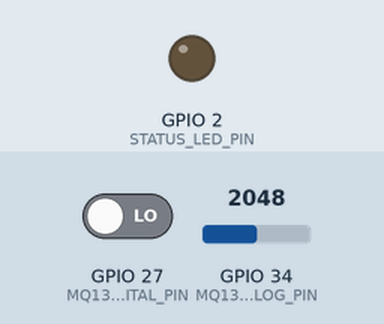
The sketch below on a simulated ESP32. Shown: output pins drawn as LEDs (lit = HIGH). The test bench sets the inputs (shaded band); at power-on: GPIO 34 (MQ135_ANALOG_PIN) = 2048, GPIO 27 (MQ135_DIGITAL_PIN) LOW. WiFi joins after 1.5 s; servers stay silent unless stated; uploads are accepted with an empty reply; what the sketch prints to the serial monitor is not drawn.

Above: at 0.0 s.
At 3.8 s:
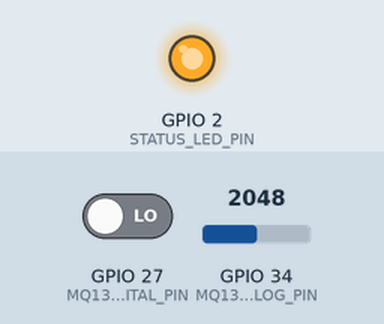
3.9 s: GPIO 34 (MQ135_ANALOG_PIN) set to 491
10.8 s: GPIO 34 (MQ135_ANALOG_PIN) set to 0
Timing chart, 0 to 22.8 s (numbered marks = the images above; inputs shaded):
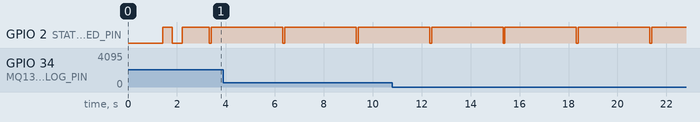

Measured:
- by itself, GPIO 2 (STATUS_LED_PIN): alternates HIGH for 2.9 s and LOW for 0.08 s

The sketch:

ECOBOT.ino
```cpp
/*
 ============================================================================
  🌱 ECOBOT - ESP32 MQ-135 ENVIRONMENTAL TELEMETRY FIRMWARE
 ============================================================================
  Features:
  - MQ-135 CO2 sensor resistance calculation & PPM estimation
  - Multi-sample ADC averaging to eliminate electrical jitter
  - Robust WiFi connection management with auto-reconnect watchdog
  - Dual Transmission Modes:
      MODE_BACKEND: Sends JSON to Node.js backend (POST /api/sensor)
      MODE_FIREBASE_DIRECT: Sends directly to Firebase RTDB via HTTPS REST
  - Non-blocking millis() timer for responsive execution
 ============================================================================
  HARDWARE WIRING:
  - MQ-135 VCC   --> 5V (Sensor heater requires 5V)
  - MQ-135 GND   --> ESP32 GND
  - MQ-135 AOUT  --> ESP32 GPIO34 (Analog ADC1)
      * Note: If powered with 5V, AOUT can output up to 4V. It is recommended
        to use a simple voltage divider (e.g. 1k + 2k resistors) or connect
        to 3.3V / ensure ADC_11db is configured.
  - MQ-135 DOUT  --> ESP32 GPIO27 (Digital threshold check)
  - Optional DHT11/22 Data --> GPIO4 (if environmental temp/humidity added)
 ============================================================================
*/

#include <WiFi.h>
#include <HTTPClient.h>
#include <WiFiClientSecure.h>

// ============================================================================
// 1. NETWORK & BACKEND CONFIGURATION (UPDATE THESE FOR YOUR SETUP)
// ============================================================================
const char* WIFI_SSID     = "YOUR_WIFI_SSID";         // Replace with your WiFi SSID
const char* WIFI_PASSWORD = "YOUR_WIFI_PASSWORD";     // Replace with your WiFi Password

// Transmission Modes
#define MODE_BACKEND          1   // Sends to local Node.js Express server
#define MODE_FIREBASE_DIRECT  2   // Sends directly to Firebase Realtime DB REST API

// Select transmission mode (Default: MODE_BACKEND)
const int TRANSMIT_MODE = MODE_BACKEND;

// Mode 1: FastAPI Backend URL (Your computer's local Wi-Fi IP address)
const char* BACKEND_URL = "http://192.168.31.3:8000/api/sensor";

// Mode 2: Direct Firebase Realtime Database REST URL
const char* FIREBASE_REST_URL = "https://ecobot-a3421-default-rtdb.asia-southeast1.firebasedatabase.app/ecobot/sensor.json";

// Telemetry transmit interval (in milliseconds)
const unsigned long TRANSMIT_INTERVAL = 3000; // Send reading every 3 seconds

// ============================================================================
// 2. PIN DEFINITIONS & SENSOR CONSTANTS
// ============================================================================
const int MQ135_ANALOG_PIN  = 34; // GPIO34 (ADC1 Channel 6, safe with WiFi)
const int MQ135_DIGITAL_PIN = 27; // GPIO27 (Digital alert comparator)
const int STATUS_LED_PIN    = 2;  // Built-in LED on most ESP32 boards

// MQ-135 Calibration Constants
// RL: Load resistance on the breakout module (typically 10 kOhm or 1 kOhm, default 10.0)
const float RL_VALUE        = 10.0;
// R0: Sensor resistance in clean air (calibrated default; adjust based on clean air reading)
const float R0_CLEAN_AIR    = 10.0;
// Clean air ratio for MQ-135 (Rs/R0 in clean air is approximately 3.6)
const float CLEAN_AIR_RATIO = 3.6;

// CO2 curve power-fit parameters: PPM = a * (Rs/R0)^b
// Approximate curve coefficients for Carbon Dioxide
const float CO2_CURVE_A     = 110.47;
const float CO2_CURVE_B     = -2.862;

// ============================================================================
// 3. GLOBAL VARIABLES
// ============================================================================
unsigned long lastTransmitTime = 0;

// ============================================================================
// 4. HELPER FUNCTIONS: SENSOR MATHEMATICS
// ============================================================================

/**
 * Read multiple analog samples and compute the average to filter ADC noise.
 */
float readAveragedADC(int pin, int samples = 10) {
  uint32_t totalMilliVolts = 0;
  for (int i = 0; i < samples; i++) {
    totalMilliVolts += analogReadMilliVolts(pin);
    delay(10);
  }
  return (float)(totalMilliVolts / samples) / 1000.0; // Return voltage in Volts
}

/**
 * Calculate MQ-135 Sensor Resistance (Rs)
 * Rs = RL * (Vin - Vout) / Vout
 */
float calculateSensorResistance(float voltage) {
  if (voltage <= 0.05) voltage = 0.05; // Prevent divide-by-zero
  const float V_IN = 3.3; // ESP32 reference logic voltage
  return RL_VALUE * (V_IN - voltage) / voltage;
}

/**
 * Estimate CO2 PPM from Rs/R0 ratio
 */
int calculateCO2PPM(float rs) {
  float ratio = rs / R0_CLEAN_AIR;
  if (ratio <= 0.01) ratio = 0.01;

  // PPM = a * (Rs/R0)^b
  float ppm = CO2_CURVE_A * pow(ratio, CO2_CURVE_B);

  // Normal atmospheric CO2 baseline is ~400-420 PPM
  if (ppm < 350.0) ppm = 400.0 + (analogRead(MQ135_ANALOG_PIN) % 30);
  if (ppm > 5000.0) ppm = 5000.0; // Sensor ceiling

  return (int)ppm;
}

// ============================================================================
// 5. WIFI CONNECTION MANAGER
// ============================================================================
void connectWiFi() {
  if (WiFi.status() == WL_CONNECTED) return;

  Serial.println("\n[WiFi] Connecting to: " + String(WIFI_SSID));
  WiFi.mode(WIFI_STA);
  WiFi.begin(WIFI_SSID, WIFI_PASSWORD);

  int attempts = 0;
  while (WiFi.status() != WL_CONNECTED && attempts < 25) {
    delay(400);
    Serial.print(".");
    digitalWrite(STATUS_LED_PIN, !digitalRead(STATUS_LED_PIN)); // Blink LED while connecting
    attempts++;
  }

  if (WiFi.status() == WL_CONNECTED) {
    digitalWrite(STATUS_LED_PIN, HIGH); // Solid ON when connected
    Serial.println("\n[WiFi] Connected successfully!");
    Serial.print("[WiFi] ESP32 IP Address: ");
    Serial.println(WiFi.localIP());
  } else {
    digitalWrite(STATUS_LED_PIN, LOW);
    Serial.println("\n[WiFi] Connection failed. Will retry next cycle.");
  }
}

// ============================================================================
// 6. TELEMETRY TRANSMISSION FUNCTIONS
// ============================================================================

/**
 * Transmit JSON payload to the Node.js Express backend
 */
bool sendToBackend(int co2Ppm, float temp, float hum) {
  if (WiFi.status() != WL_CONNECTED) return false;

  HTTPClient http;
  http.begin(BACKEND_URL);
  http.addHeader("Content-Type", "application/json");

  // Construct JSON
  String jsonPayload = "{";
  jsonPayload += "\"co2\":" + String(co2Ppm) + ",";
  jsonPayload += "\"temperature\":" + String(temp, 1) + ",";
  jsonPayload += "\"humidity\":" + String(hum, 1) + ",";
  jsonPayload += "\"device\":\"EcoBot ESP32 Rover\"";
  jsonPayload += "}";

  Serial.print("[HTTP -> Backend] Posting to: ");
  Serial.println(BACKEND_URL);
  Serial.println("  Payload: " + jsonPayload);

  int httpCode = http.POST(jsonPayload);

  if (httpCode > 0) {
    Serial.printf("  Response Code: %d\n", httpCode);
    String response = http.getString();
    Serial.println("  Response: " + response);
    http.end();
    return (httpCode == 200 || httpCode == 201);
  } else {
    Serial.printf("  [HTTP Error] %s\n", http.errorToString(httpCode).c_str());
    http.end();
    return false;
  }
}

/**
 * Transmit JSON payload directly to Firebase Realtime Database REST API
 */
bool sendToFirebaseDirect(int co2Ppm, float temp, float hum) {
  if (WiFi.status() != WL_CONNECTED) return false;

  WiFiClientSecure client;
  client.setInsecure(); // Skip SSL certificate validation for simplicity

  HTTPClient http;
  http.begin(client, FIREBASE_REST_URL);
  http.addHeader("Content-Type", "application/json");

  String jsonPayload = "{";
  jsonPayload += "\"co2\":" + String(co2Ppm) + ",";
  jsonPayload += "\"temperature\":" + String(temp, 1) + ",";
  jsonPayload += "\"humidity\":" + String(hum, 1) + ",";
  jsonPayload += "\"device\":\"EcoBot ESP32 (Direct)\",";
  jsonPayload += "\"lastUpdate\":{\".sv\":\"timestamp\"}";
  jsonPayload += "}";

  Serial.print("[HTTPS -> Firebase] Syncing to: ");
  Serial.println(FIREBASE_REST_URL);

  // Use PATCH to update fields under ecobot/sensor without overwriting other paths
  int httpCode = http.PATCH(jsonPayload);

  if (httpCode > 0) {
    Serial.printf("  Firebase Response: %d\n", httpCode);
    http.end();
    return (httpCode == 200);
  } else {
    Serial.printf("  [Firebase Error] %s\n", http.errorToString(httpCode).c_str());
    http.end();
    return false;
  }
}

// ============================================================================
// 7. SETUP
// ============================================================================
void setup() {
  Serial.begin(115200);
  delay(1000);

  pinMode(STATUS_LED_PIN, OUTPUT);
  pinMode(MQ135_DIGITAL_PIN, INPUT);

  // Set ADC attenuation to 11dB (up to ~3.3V range)
  analogSetAttenuation(ADC_11db);

  Serial.println("====================================================");
  Serial.println("   🌱 ECOBOT - ESP32 CO2 ENVIRONMENTAL TELEMETRY   ");
  Serial.println("====================================================");
  Serial.println("Warming up MQ-135 sensor heater...");

  // Initial WiFi connect
  connectWiFi();

  Serial.println("[Ready] Starting live sensor telemetry stream...\n");
}

// ============================================================================
// 8. MAIN LOOP
// ============================================================================
void loop() {
  // Non-blocking transmit timer
  if (millis() - lastTransmitTime >= TRANSMIT_INTERVAL) {
    lastTransmitTime = millis();

    // Ensure WiFi is connected
    if (WiFi.status() != WL_CONNECTED) {
      connectWiFi();
    }

    // 1. Read MQ-135 Sensor
    int rawADC = analogRead(MQ135_ANALOG_PIN);
    float voltage = readAveragedADC(MQ135_ANALOG_PIN, 10);
    float rs = calculateSensorResistance(voltage);
    int co2Ppm = calculateCO2PPM(rs);
    int digitalThreshold = digitalRead(MQ135_DIGITAL_PIN);

    // 2. Simulated/Estimated ambient temperature & humidity
    // (If you have a physical DHT11/DHT22 connected, replace these lines with dht.readTemperature())
    float ambientTemp = 27.5;
    float ambientHumidity = 62.0;

    // 3. Print Local Diagnostics
    Serial.println("----------------------------------------------------");
    Serial.printf("📊 ADC: %4d | Volt: %.3f V | Rs: %.2f kΩ\n", rawADC, voltage, rs);
    Serial.printf("💨 Estimated CO2: %d PPM (Digital Threshold: %d)\n", co2Ppm, digitalThreshold);

    // 4. Transmit Telemetry
    bool success = false;
    if (TRANSMIT_MODE == MODE_BACKEND) {
      success = sendToBackend(co2Ppm, ambientTemp, ambientHumidity);
    } else {
      success = sendToFirebaseDirect(co2Ppm, ambientTemp, ambientHumidity);
    }

    // Blink status LED to indicate successful transmission
    if (success) {
      digitalWrite(STATUS_LED_PIN, LOW);
      delay(80);
      digitalWrite(STATUS_LED_PIN, HIGH);
    }
  }
}
```
